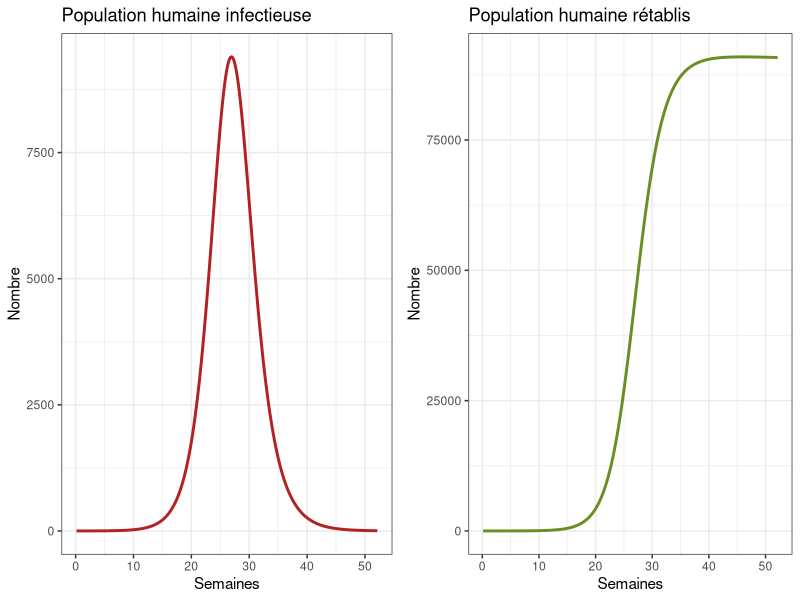
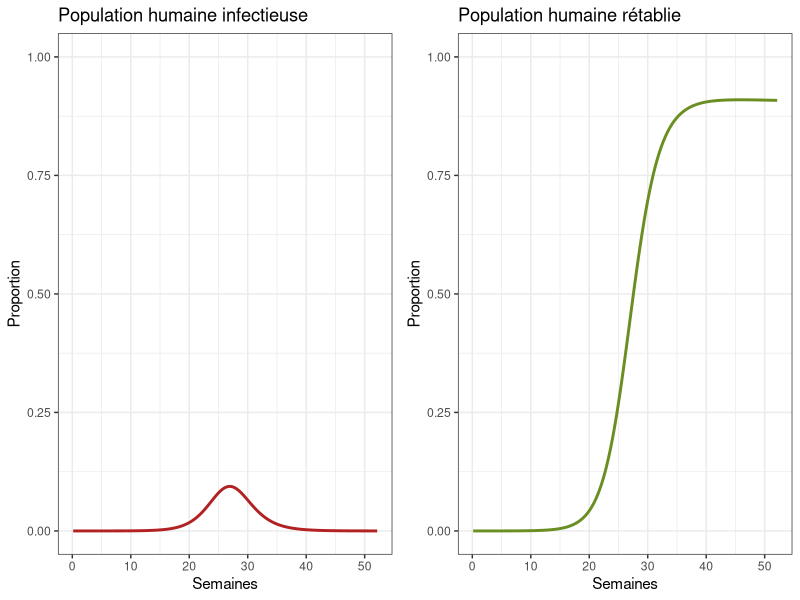
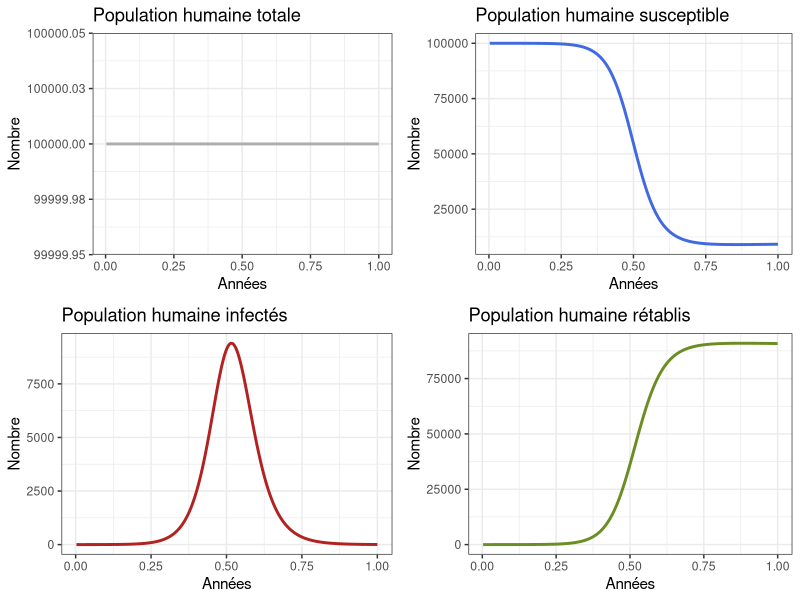
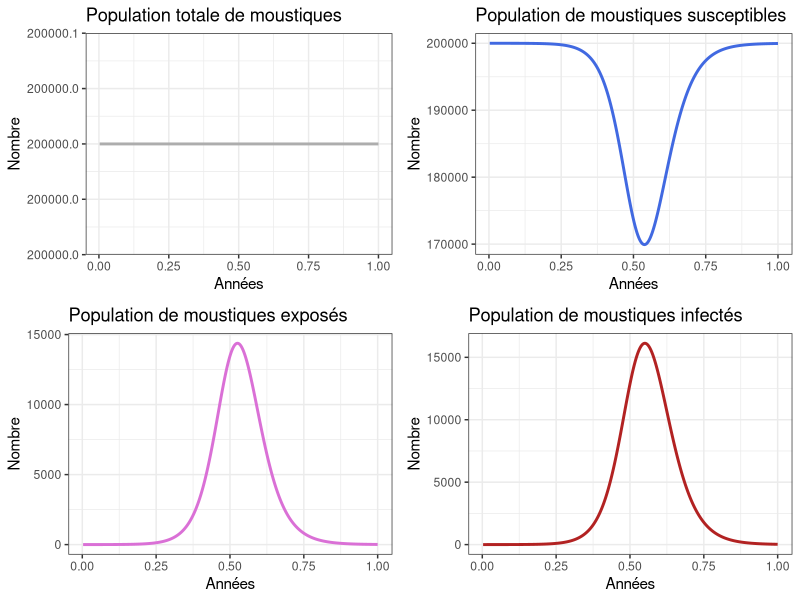
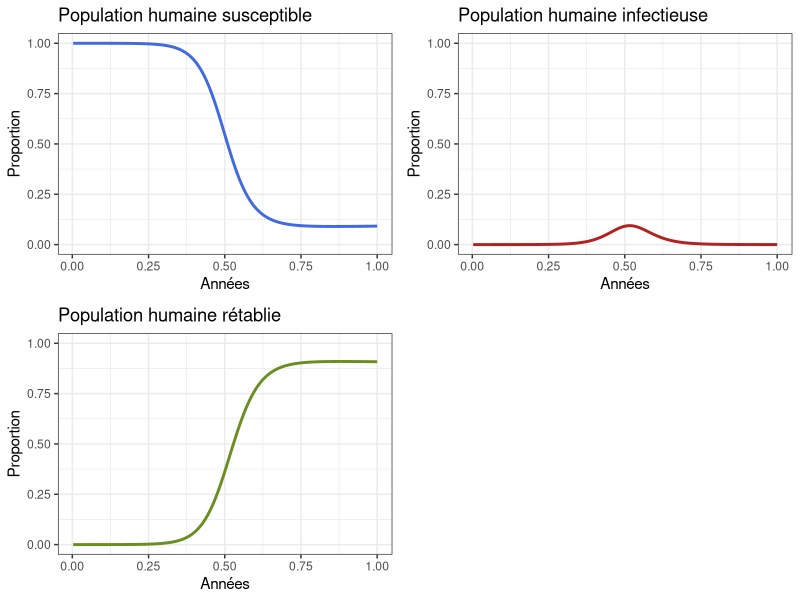

Here is the R script that generated these plots, in order:
## ---- chunk 1
#Dernière modification de la version 21/10/2022
full_version <- TRUE
## ---- chunk 2
library(deSolve)

library(tidyverse)

library(cowplot)
## ---- chunk 3

# Liste des paramètres
Lv <- 10                # Espérance de vie des moustiques (en jours)

Lh <- 50 * 365          # Espérance de vie des humains (en jours)

PIh <- 7                # Période infectieuse chez les humains (en jours)

PIv <- 6                # Période infectieuse chez les moustiques (en jours)

PIE <- 8.4              # Période d'incubation extrinsèque chez les moustiques adultes (en jours)

muv <- 1 / Lv           # Taux de mortalité par habitant de la population de moustiques (1/Lv)

muh <- 1 / Lh           # Taux de mortalité par habitant de la population humaine (1/Lh)

alphav <- muv           # Taux de natalité par habitant de la population de moustiques. Pour l’instant, nous supposerons qu’il est égal au taux de mortalité.

alphah <- muh           # Taux de natalité par habitant de la population humaine. Pour l’instant, nous supposerons qu’il est égal au taux de mortalité.

gamma <- 1 / PIh        # Taux de rétablissement chez les humains (1/PIh)

delta <- 1 / PIE        # Taux d'incubation extrinsèque (1/PIE)

Nh <- 100000            # Nombre d'humains. Pour cet exercice, nous suggérons 100 000 humains. Vous pouvez le modifier selon la ville que vous avez choisie pour la modélisation.

m <- 2                  # Densité de moustiques femelles par humain

Nv <- m * Nh            # Nombre de moustiques (m * Nh)

R0 <- 3              # Nombre de reproduction de base

ph <- 0.7               # Probabilité de transmission d'un moustique infecté à un humain susceptible après une piqûre.

pv <- 0.7               # Probabilité de transmission d'un humain infecté à un moustique susceptible après une piqûre.

b <- sqrt((R0 * muv*(muv+delta) * (muh+gamma)) /
         (m * ph * pv * delta)) # Taux de piqûre

betah <- ph * b         # Coefficient de transmission d'un moustique infecté à un humain susceptible après une piqûre (ph*b)

betav <- pv * b         # Coefficient de transmission d'un humain infecté à un moustique susceptible après une piqûre (pv*b)

TEMP <- 1               # Nombre d'années à simuler. Pour cet exercice, nous commencerons avec la première année de l’épidémie.

## ---- chunk 4

# Modèle déterministe simple (FUN)
modele_zika <- function(temp, variable_detat, parametres) {
  
  with(as.list(c(variable_detat, parametres)), # environnement local pour évaluer les dérivées
       {
         # Humains
         dSh   <-  alphah * Nh - betah * (Iv/Nh) * Sh - muh * Sh
         dIh   <-  betah * (Iv/Nh) * Sh  - (gamma + muh) * Ih
         dRh   <-  gamma * Ih  - muh * Rh
         
         # Moustiques
         dSv   <-  alphav * Nv - betav * (Ih/Nh) * Sv - muv * Sv 
         dEv   <-  betav * (Ih/Nh) * Sv - (delta + muv)* Ev
         dIv   <-  delta * Ev - muv * Iv
         
         list(c(dSh, dIh, dRh, dSv, dEv, dIv))
       }
  )
}
## ---- chunk 5
# Séquence de temps (times)

temps <- seq(1, 365 * TEMP , by = 1)


# Parametres (parms)

parametres <- c(
  muv = muv,     
  muh = muh, 
  alphav = alphav,
  alphah = alphah,
  gamma = gamma,   
  delta = delta,   
  betav = betav,       
  betah = betah,   
  Nh = Nh,      
  Nv = Nv
)
## ---- chunk 6
initiales <- c(Sh = Nh,        # Population d'humains susceptibles avant le début de l'épidémie
           Ih = 0,        # Population d'humains infectés  avant le début de l'épidémie
           Rh = 0,        # Population d'humains rétablis avant le début de l'épidémie
           Sv = Nv,        # Population de moustiques susceptibles avant le début de l'épidémie
           Ev = 0,        # Population de moustiques exposés avant le début de l'épidémie
           Iv = 0)        # Population de moustiques infectés  avant le début de l'épidémie

## ---- chunk 7
# Solution
sortie <- ode(y = initiales , 
              times = temps  ,   
              fun = modele_zika   ,   
              parms = parametres  
) %>%
  as.data.frame() # Conversion en data frame
## ---- chunk 8
# Conditions initiales au début de l'épidémie
initiales <- c(Sh = Nh-1, # Population initiale d'humains susceptibles
               Ih = 1, # Premier cas humain infecté au début de l'épidémie
               Rh = 0, # Aucun humain rétabli au départ
               Sv = Nv, # Population initiale de moustiques susceptibles
               Ev = 0, # Aucun moustique exposé au début de l'épidémie
               Iv = 0) # Aucun moustique infecté au début de l'épidémie
## ---- chunk 9
sortie <- ode(y = initiales , 
              times = temps  ,   
              fun = modele_zika   ,   
              parms = parametres  
) %>%
  as.data.frame() # Conversion en data frame
## ---- chunk 10
# Convertir les temps de jours en années et en semaines, respectivement
sortie$annees <- sortie$time/365
sortie$semaines <- sortie$time/7
## ---- chunk 11
# Passez en revue la première épidémie
p1e <- ggplot(data = sortie, aes(y = Ih, x = semaines)) +  
  geom_line(color='firebrick', linewidth=1) +  
  labs(title = "Population humaine infectieuse", x = "Semaines", y = "Nombre") +  
  theme_bw() # Graphique de la population humaine infectieuse  
p2e <- ggplot(data = sortie, aes(y = Rh, x = semaines)) +  
  geom_line(color='olivedrab', linewidth=1) +  
  labs(title = "Population humaine rétablis", x = "Semaines", y = "Nombre") +  
  theme_bw() # Graphique de la population humaine rétablis  


plot_grid(p1e, p2e) # Graphique comparatif de la population humaine infectieuse et de la population humaine rétablis
## ---- chunk 12
# Passez en revue la première épidémie avec proportions
p1p <- ggplot(data = sortie, aes(y = Ih/(Sh+Ih+Rh), x = semaines)) +  
  geom_line(color = 'firebrick', linewidth = 1) +  
  ggtitle("Population humaine infectieuse") +  
  theme_bw() + ylab("Proportion") + xlab("Semaines") +  
  coord_cartesian(ylim = c(0,1)) # Graphique de la population humaine infectieuse  

p2p <- ggplot(data = sortie, aes(y = Rh/(Sh+Ih+Rh), x = semaines)) +  
  geom_line(color = 'olivedrab', linewidth = 1) +  
  ggtitle("Population humaine rétablie") +  
  theme_bw() + ylab("Proportion") + xlab("Semaines") +  
  coord_cartesian(ylim = c(0,1))  # Graphique de la population humaine rétablie  

plot_grid(p1p, p2p) # Graphique comparatif de la population humaine infectieuse et rétablie
## ---- chunk 13

#Examiner le comportement du modèle sur 100 ans  


p1h <- ggplot(data = sortie, aes(y = (Rh + Ih + Sh), x = annees)) +  
  geom_line(color='grey68', linewidth=1) +  
  labs(title = "Population humaine totale", x = "Années", y = "Nombre") +  
  theme_bw()  


p2h <- ggplot(data = sortie, aes(y = Sh, x = annees)) +  
  geom_line(color='royalblue', linewidth=1) +  
  labs(title = "Population humaine susceptible", x = "Années", y = "Nombre") +  
  theme_bw()  


p3h <- ggplot(data = sortie, aes(y = Ih, x = annees)) +  
  geom_line(color='firebrick', linewidth=1) +  
  labs(title = "Population humaine infectés", x = "Années", y = "Nombre") +  
  theme_bw()  


p4h <- ggplot(data = sortie, aes(y = Rh, x = annees)) +  
  geom_line(color='olivedrab', linewidth=1) +  
  labs(title = "Population humaine rétablis", x = "Années", y = "Nombre") +  
  theme_bw() 


plot_grid(p1h, p2h, p3h, p4h, ncol = 2)

## ---- chunk 14
# Examiner le comportement du modèle
p1v <- ggplot(data = sortie, aes(y = (Sv + Ev + Iv), x = annees)) +  
  geom_line(color='grey68', linewidth=1) +  
  labs(title = "Population totale de moustiques", x = "Années", y = "Nombre") +  
  theme_bw()  


p2v <- ggplot(data = sortie, aes(y = Sv, x = annees)) +  
  geom_line(color='royalblue', linewidth=1) +  
  labs(title = "Population de moustiques susceptibles", x = "Années", y = "Nombre") +  
  theme_bw()  


p3v <- ggplot(data = sortie, aes(y = Ev, x = annees)) +  
  geom_line(color='orchid', linewidth=1) +  
  labs(title = "Population de moustiques exposés", x = "Années", y = "Nombre") +  
  theme_bw()  


p4v <- ggplot(data = sortie, aes(y = Iv, x = annees)) +  
  geom_line(color='firebrick', linewidth=1) +  
  labs(title = "Population de moustiques infectés", x = "Années", y = "Nombre") +  
  theme_bw() 


plot_grid(p1v, p2v, p3v, p4v, ncol = 2)


## ---- chunk 15
#Proportions

p1 <- ggplot(data = sortie, aes(y = Sh/(Sh+Ih+Rh), x = annees)) +
  geom_line(color='royalblue', linewidth=1) +
  ggtitle('Population humaine susceptible') +
  theme_bw() + ylab('Proportion') + xlab('Années') +
  coord_cartesian(ylim = c(0,1))

p2 <- ggplot(data = sortie, aes(y = Ih/(Sh+Ih+Rh), x = annees)) +
  geom_line(color='firebrick', linewidth=1) +
  ggtitle('Population humaine infectieuse') +
  theme_bw() + ylab('Proportion') + xlab('Années') +
  coord_cartesian(ylim = c(0,1))

p3 <- ggplot(data = sortie, aes(y = Rh/(Sh+Ih+Rh), x = annees)) +
  geom_line(color='olivedrab', linewidth=1) +
  ggtitle('Population humaine rétablie') +
  theme_bw() + ylab('Proportion') + xlab('Années') +
  coord_cartesian(ylim = c(0,1))

plot_grid(p1, p2, p3, ncol = 2)
